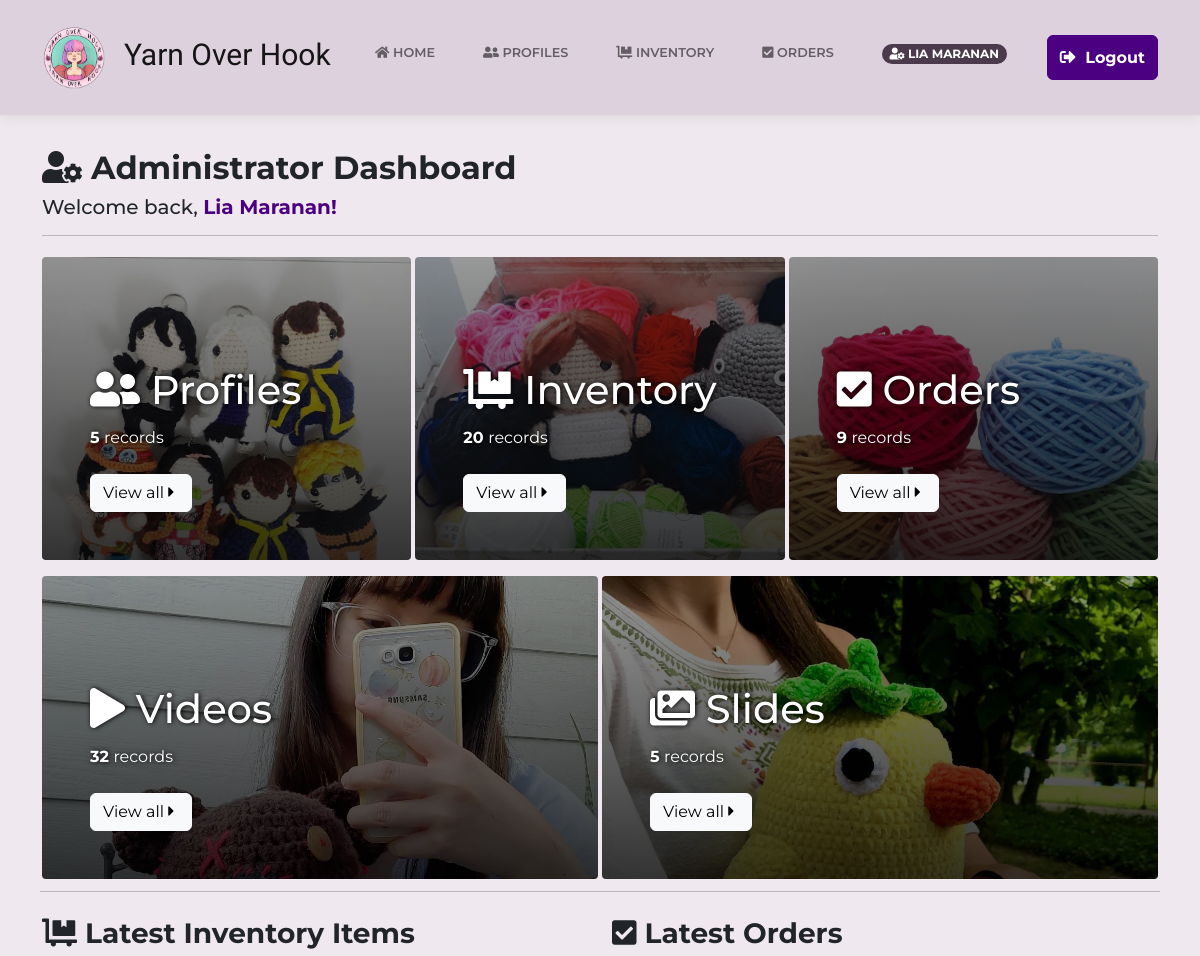
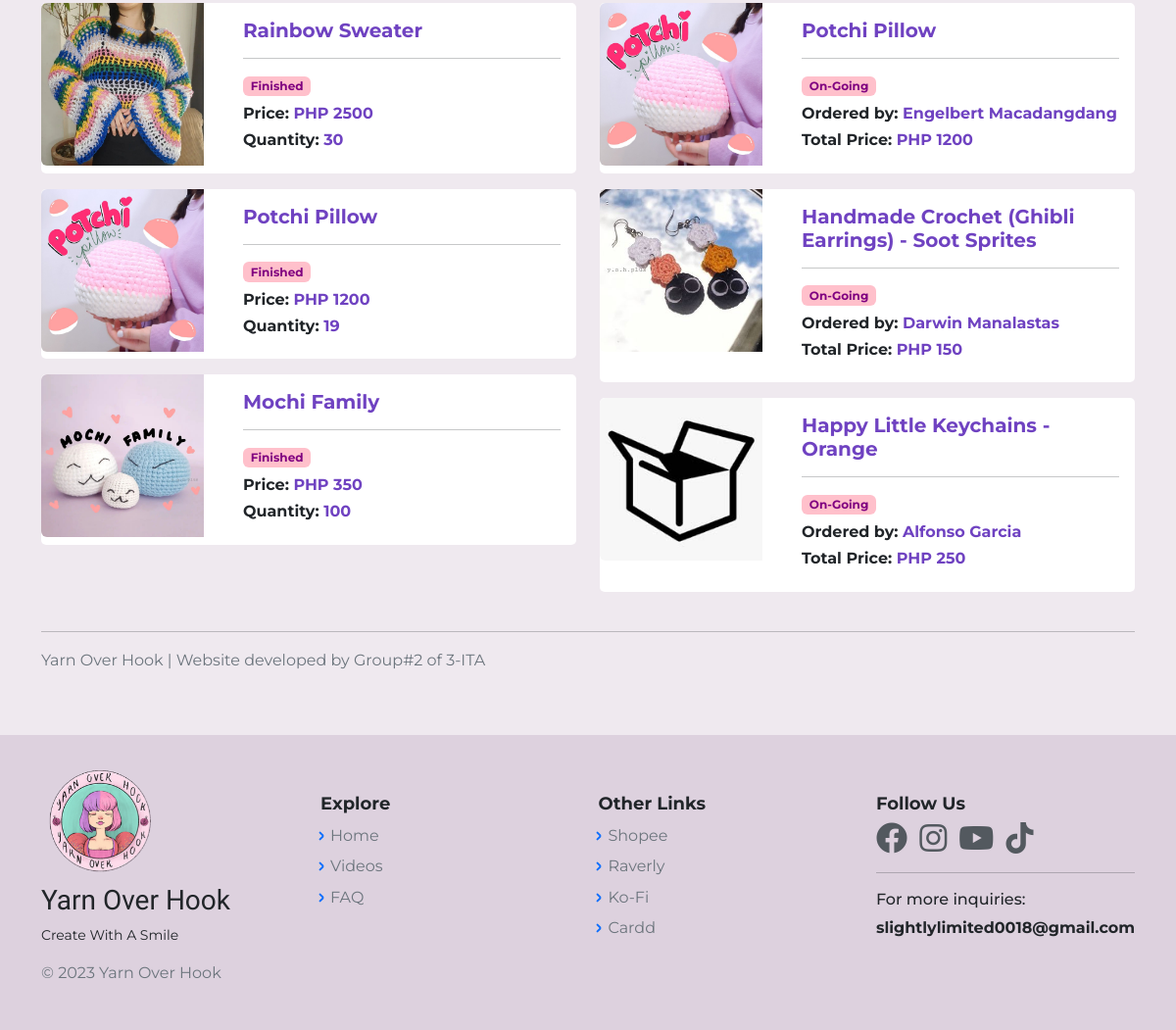
The page / (signed in) on the database as committed earlier (2 pictures, top to bottom).
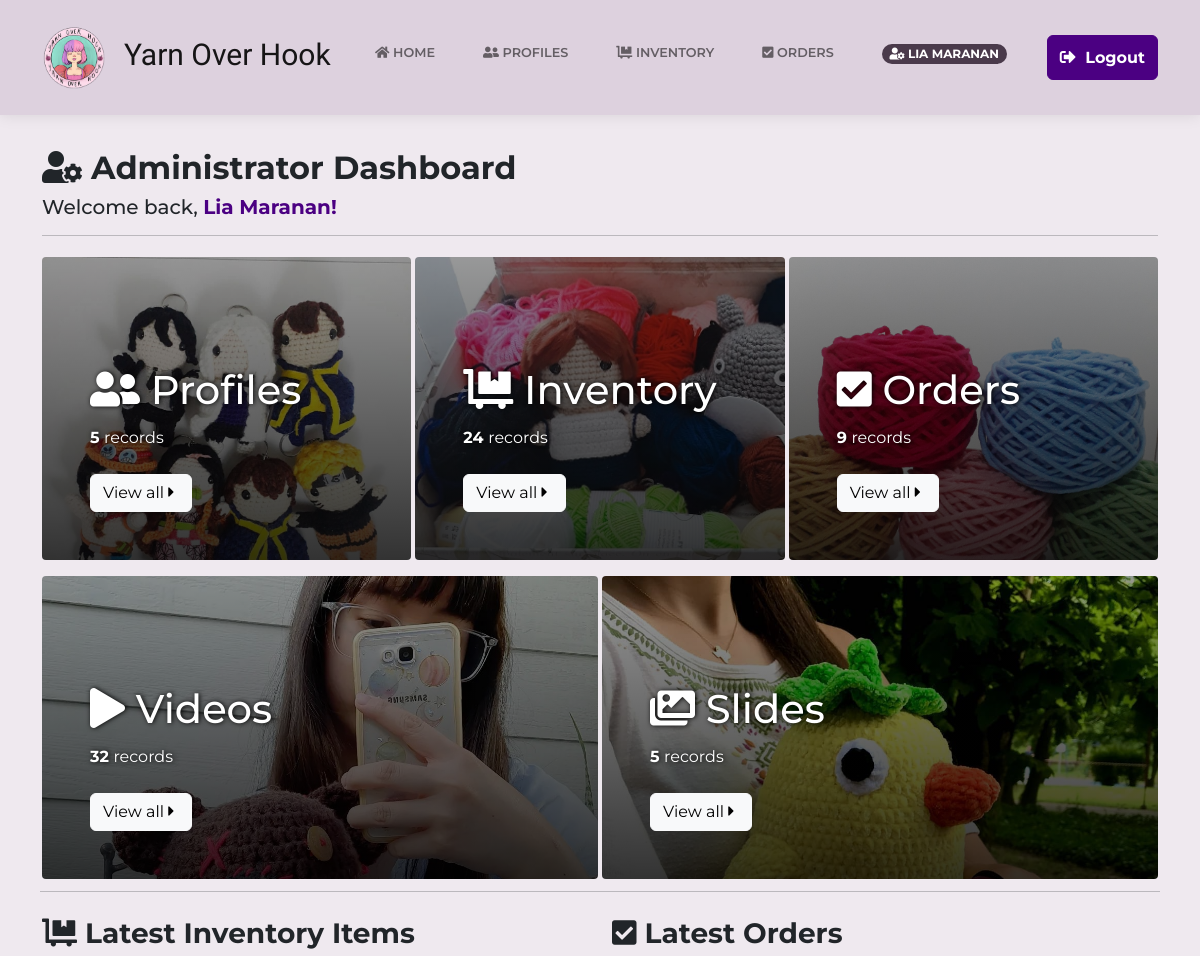
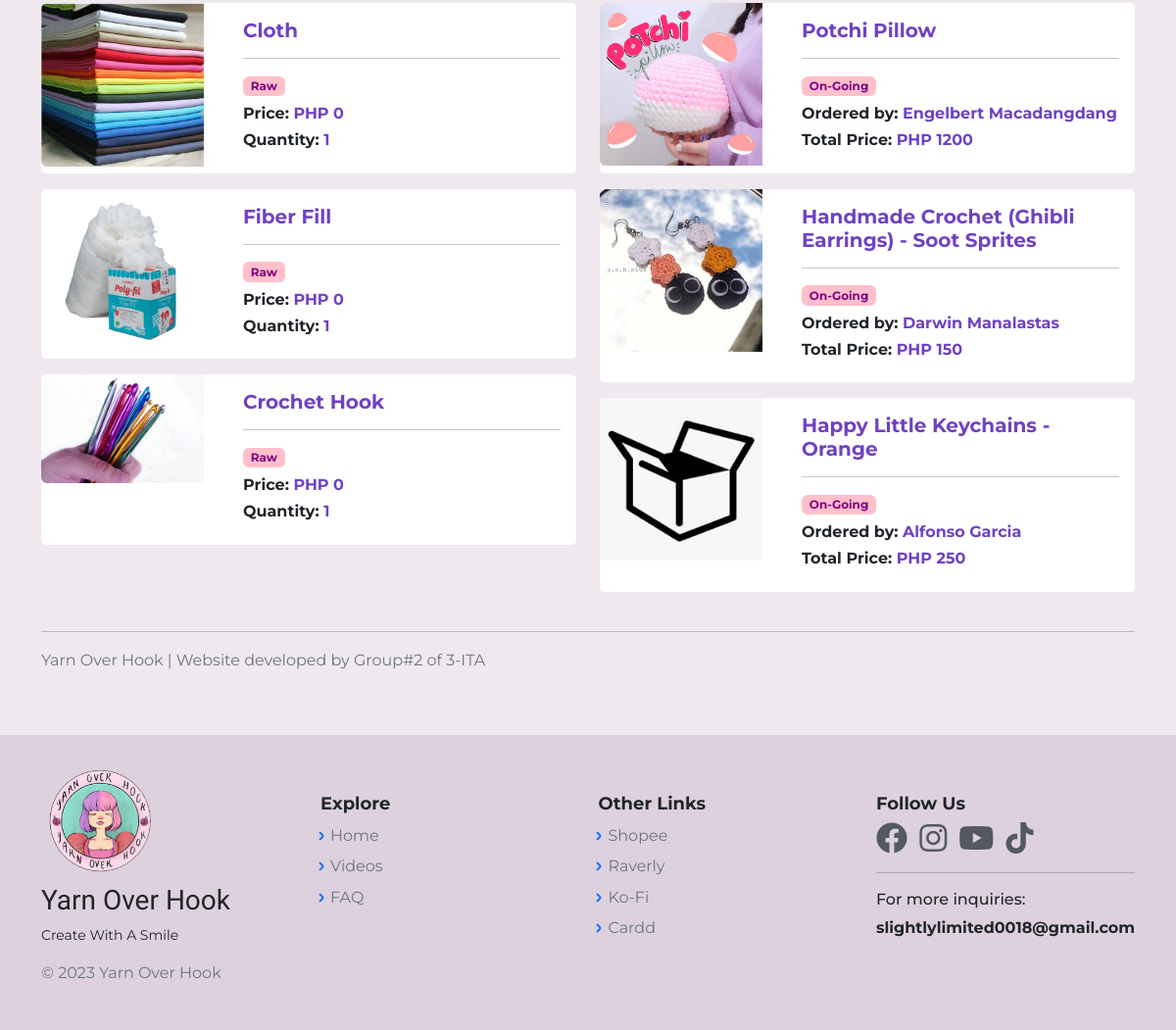
The same page on the database as committed later (2 pictures, top to bottom).
### tables this page shows
CREATE TABLE `inventory_db` (
  `ItemID` bigint(20) NOT NULL,
  `ItemName` varchar(100) NOT NULL,
  `ItemImg` varchar(255) NOT NULL,
  `ItemDesc` text NOT NULL,
  `ItemType` varchar(255) NOT NULL,
  `TypeID` int(11) NOT NULL,
  `ItemPrice` int(12) NOT NULL,
  `ItemQty` int(12) NOT NULL,
  `created_at` timestamp NOT NULL DEFAULT current_timestamp() ON UPDATE current_timestamp()
);

CREATE TABLE `orders_db` (
  `OrderID` bigint(20) NOT NULL,
  `ItemID` bigint(20) NOT NULL,
  `c_id` bigint(12) NOT NULL,
  `cust_status` int(11) NOT NULL DEFAULT 1,
  `OrderQty` int(11) NOT NULL,
  `OrderType` varchar(255) NOT NULL,
  `TypeID` int(11) NOT NULL,
  `OrderDate` timestamp NOT NULL DEFAULT current_timestamp() ON UPDATE current_timestamp(),
  `PaymentDue` date DEFAULT NULL,
  `OrderTotal` int(12) NOT NULL,
  `proof_img` varchar(255) NOT NULL,
  `p_mode` varchar(255) NOT NULL,
  `tracking_no` varchar(255) NOT NULL,
  `courier_id` varchar(255) NOT NULL,
  `pay_status` varchar(255) NOT NULL,
  `MaterialUsed` varchar(150) NOT NULL,
  `MaterialQty` int(20) NOT NULL
);

CREATE TABLE `cust_profile` (
  `id` bigint(20) NOT NULL,
  `c_id` bigint(12) NOT NULL,
  `c_name` varchar(60) NOT NULL,
  `c_label` varchar(255) NOT NULL,
  `region` varchar(60) NOT NULL,
  `city` varchar(60) NOT NULL,
  `phone_no` varchar(20) NOT NULL,
  `zip_code` int(12) NOT NULL,
  `date` timestamp NOT NULL DEFAULT current_timestamp() ON UPDATE current_timestamp(),
  `address` varchar(150) NOT NULL,
  `login_id` bigint(12) NOT NULL,
  `unique_id` int(5) NOT NULL DEFAULT 1,
  `cust_status` int(1) NOT NULL DEFAULT 0
);

### index.php (called while the page is built)
<?php
	require 'HomePage.php';
?>

### views/admin_dashboard.php (the view, shortened to what the changed rows need)
<?php
    $profile_count = "SELECT COUNT(*) FROM cust_profile WHERE cust_status='1'";
    $result_prof = mysqli_query($con, $profile_count);
    $profiles = mysqli_fetch_array($result_prof)[0];
    $inventory_count = "SELECT COUNT(*) FROM inventory_db";
    $result_inv = mysqli_query($con, $inventory_count);
    $inventory = mysqli_fetch_array($result_inv)[0];
    $order_count = "SELECT COUNT(*) FROM orders_db";
    $result_order = mysqli_query($con, $order_count);
    $orders = mysqli_fetch_array($result_order)[0];
    $video_count = "SELECT COUNT(*) FROM videos";
    $result_vid = mysqli_query($con, $video_count);
    $videos = mysqli_fetch_array($result_vid)[0];
    $slide_count = "SELECT COUNT(*) FROM slides";
    $result_slide = mysqli_query($con, $slide_count);
    $slides = mysqli_fetch_array($result_slide)[0];
    $item_inv = "SELECT * FROM inventory_db ORDER BY ItemID DESC LIMIT 3";
	$result_inv2 = mysqli_query($con, $item_inv);
	$latest_inv = mysqli_fetch_all($result_inv2, MYSQLI_ASSOC);
    $item_order = "SELECT * FROM orders_db INNER JOIN inventory_db
    ON orders_db.ItemID = inventory_db.ItemID INNER JOIN cust_profile
    ON orders_db.c_id = cust_profile.c_id
    WHERE cust_profile.cust_status = '1' ORDER BY OrderID DESC LIMIT 3";
	$result_order2 = mysqli_query($con, $item_order);
	$latest_order = mysqli_fetch_all($result_order2, MYSQLI_ASSOC);
?>
<div class="container my-5">
    <div class="admin-welcome mt-3">
        <h2><strong> <i class="fas fa-user-cog"></i> Administrator Dashboard </strong></h2>
        <h5> Welcome back, <span style="color:indigo; font-weight:bold;"><?php echo $_SESSION['cust_name']; ?>!</h5><hr>
    </div>
    <div class="row justify-content-center g-1">
        <div class="col-md-4 my-2">
            <div class="h-100 p-5 text-white bg-dark rounded-1 yoh-card-ins" style="background-image: linear-gradient(to bottom, rgba(0,0,0,0.4) 0%,rgba(0,0,0,0.8) 100%), url('assets/img/dashboard/profiles.jpg');">
                <h1 class="pt-5 my-3 lh-1" style="text-shadow: #000 1px 0 5px;"><i class="fas fa-user-friends"></i> Profiles </h1>
                <p style="text-shadow: #000 1px 0 5px;"><strong> <?php echo $profiles ?> </strong> records</p>
                <a class="btn btn-light mt-2" href="CustomerProfileListAdmin.php" role="button">View all <i class="fas fa-caret-right"></i></a>
            </div>
        </div>
        <div class="col-md-4 my-2">
            <div class="h-100 p-5 text-white bg-dark rounded-1 yoh-card-ins" style="background-image: linear-gradient(to bottom, rgba(0,0,0,0.4) 0%,rgba(0,0,0,0.8) 100%), url('assets/img/dashboard/inventory.jpg');">
                <h1 class="pt-5 my-3 lh-1" style="text-shadow: #000 1px 0 5px;"><i class="fas fa-dolly-flatbed"></i> Inventory </h1>
                <p style="text-shadow: #000 1px 0 5px;"><strong> <?php echo $inventory ?> </strong>records</p>
                <a class="btn btn-light mt-2" href="Inventory.php" role="button">View all <i class="fas fa-caret-right"></i></a>
            </div>
        </div>
        <div class="col-md-4 my-2">
            <div class="h-100 p-5 text-white bg-dark rounded-1 yoh-card-ins" style="background-image: linear-gradient(to bottom, rgba(0,0,0,0.4) 0%,rgba(0,0,0,0.8) 100%), url('assets/img/dashboard/orders.jpg');">
                <h1 class="pt-5 my-3 lh-1" style="text-shadow: #000 1px 0 5px;"><i class="fas fa-check-square"></i> Orders </h1>
                <p style="text-shadow: #000 1px 0 5px;"><strong> <?php echo $orders ?> </strong> records</p>
                <a class="btn btn-light mt-2" href="OrdersAdminView.php" role="button">View all <i class="fas fa-caret-right"></i></a>
            </div>
        </div>
        <div class="col-md-6 my-2">
            <div class="h-100 p-5 text-white bg-dark rounded-1 yoh-card-ins" style="background-image: linear-gradient(to bottom, rgba(0,0,0,0.4) 0%,rgba(0,0,0,0.8) 100%), url('assets/img/dashboard/videos.jpg');">
                <h1 class="pt-5 my-3 lh-1" style="text-shadow: #000 1px 0 5px;"><i class="fas fa-play"></i> Videos </h1>
                <p style="text-shadow: #000 1px 0 5px;"><strong> <?php echo $videos ?> </strong> records</p>
                <a class="btn btn-light mt-2" href="VideosAdmin.php" role="button">View all <i class="fas fa-caret-right"></i></a>
            </div>
        </div>
        <div class="col-md-6 my-2">
            <div class="h-100 p-5 text-white bg-dark rounded-1 yoh-card-ins" style="background-image: linear-gradient(to bottom, rgba(0,0,0,0.4) 0%,rgba(0,0,0,0.8) 100%), url('assets/img/dashboard/slides.jpg');">
                <h1 class="pt-5 my-3 lh-1" style="text-shadow: #000 1px 0 5px;"><i class="fas fa-images"></i> Slides </h1>
                <p style="text-shadow: #000 1px 0 5px;"><strong> <?php echo $slides ?> </strong> records</p>
                <a class="btn btn-light mt-2" href="SlidesAdmin.php" role="button">View all <i class="fas fa-caret-right"></i></a>
            </div>
        </div><hr>
    </div>
    <div class="row justify-content-center">
        <div class="col-md-6 my-2">
            <h3><strong> <i class="fas fa-dolly-flatbed"></i> Latest Inventory Items </strong></h3>
            <?php foreach($latest_inv as $inv): ?>
            <div class="card">
                <div class="row">
                    <div class="col-md-4 col-4">
                        <a style="color:rgb(111,66,193);" href="InventoryItem.php?id=<?php echo $inv['ItemID']; ?>">
                            <div class="card-seg-thumbnail">
                                <img src="<?php echo $inv['ItemImg']; ?>" class="img-fluid rounded-start" title="<?php echo $inv['ItemName']; ?>" alt="<?php echo $inv['ItemName']; ?>">
                            </div>
                        </a>
                    </div>
                    <div class="col-md-8 col-8">
                        <div class="card-body">
                            <a style="color:rgb(111,66,193);font-weight:bold;text-decoration:none;" href="InventoryItem.php?id=<?php echo $inv['ItemID']; ?>"><h5 style="font-weight:bold;"><?php echo $inv['ItemName']; ?></h5></a><hr>
                            <h6 style="font-weight:bold;"><span class="badge" style="background-color:pink; border-color: pink; color:purple;"><?php echo $inv['ItemType']; ?></span></h6>
                            <h6 style="font-weight:bold;">Price:  <span style="color:rgb(111,66,193);"> PHP <?php echo $inv['ItemPrice']; ?></h6>
                            <h6 style="font-weight:bold;">Quantity: <span style="color:rgb(111,66,193);"><?php echo $inv['ItemQty']; ?></h6>
                        </div>
                    </div>
                </div>
            </div>
            <?php endforeach; ?>
        </div>
        <div class="col-md-6 my-2">
            <h3><strong> <i class="fas fa-check-square"></i> Latest Orders </strong></h3>
            <?php foreach($latest_order as $order): ?>
            <div class="card">
                <div class="row">
                    <div class="col-md-4 col-4">
                        <a style="color:rgb(111,66,193);font-weight:bold;text-decoration:none;" href="OrderPageAdmin.php?id=<?php echo $order['OrderID']; ?>">
                            <div class="card-seg-thumbnail">
                                <img src="<?php echo $order['ItemImg']; ?>" class="img-fluid rounded-start" title="<?php echo $order['ItemName']; ?>" alt="<?php echo $order['ItemName']; ?>">
                            </div>
                        </a>
                    </div>
                    <div class="col-md-8 col-8">
                        <div class="card-body">
                            <a style="color:rgb(111,66,193);font-weight:bold;text-decoration:none;" href="OrderPageAdmin.php?id=<?php echo $order['OrderID']; ?>"><h5 style="font-weight:bold;"><?php echo $order['ItemName']; ?></h5></a><hr>
                            <h6 style="font-weight:bold;"><span class="badge" style="background-color:pink; border-color: pink; color:purple;"><?php echo $order['OrderType']; ?></span></h6>
                            <h6 style="font-weight:bold;">Ordered by: <span style="color:rgb(111,66,193);"><?php echo $order['c_name']; ?></h6>
                            <h6 style="font-weight:bold;">Total Price:  <span style="color:rgb(111,66,193);"> PHP <?php echo $order['OrderTotal']; ?></h6>
                        </div>
                    </div>
                </div>
            </div>
            <?php endforeach; ?>
        </div>
    </div><hr>
    <p class="text-muted"> Yarn Over Hook | Website developed by Group#2 of 3-ITA </p>
</div>

Rows that differ between the two databases and show on the page:
no longer on this page (row unchanged): inventory_db: ItemImg (picture), ItemName "Rainbow Sweater", ItemType "Finished", ItemPrice "2500", ItemQty "30"
no longer on this page (row unchanged): inventory_db: ItemImg (picture), ItemName "Potchi Pillow", ItemType "Finished", ItemPrice "1200", ItemQty "19"
no longer on this page (row unchanged): inventory_db: ItemImg (picture), ItemName "Mochi Family", ItemType "Finished", ItemPrice "350", ItemQty "100"
added inventory_db: ItemImg (picture), ItemName "Cloth", ItemType "Raw", ItemPrice "0", ItemQty "1"
added inventory_db: ItemImg (picture), ItemName "Fiber Fill", ItemType "Raw", ItemPrice "0", ItemQty "1"
added inventory_db: ItemImg (picture), ItemName "Crochet Hook", ItemType "Raw", ItemPrice "0", ItemQty "1"
Other text that changed with them:
$inventory: "20" → "24"
